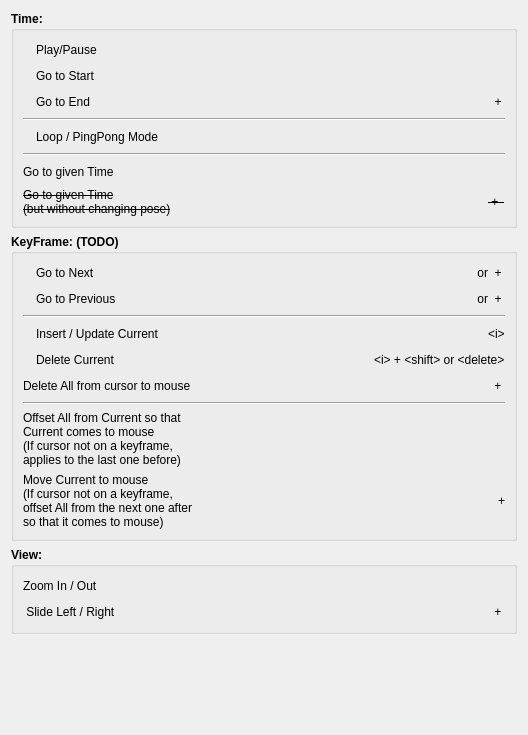
<?xml version="1.0" encoding="UTF-8"?>
<ui version="4.0">
 <class>HelpDialog</class>
 <widget class="QDialog" name="HelpDialog">
  <property name="geometry">
   <rect>
    <x>0</x>
    <y>0</y>
    <width>528</width>
    <height>735</height>
   </rect>
  </property>
  <property name="sizePolicy">
   <sizepolicy hsizetype="Preferred" vsizetype="Preferred">
    <horstretch>0</horstretch>
    <verstretch>0</verstretch>
   </sizepolicy>
  </property>
  <property name="minimumSize">
   <size>
    <width>0</width>
    <height>0</height>
   </size>
  </property>
  <property name="maximumSize">
   <size>
    <width>16777215</width>
    <height>16777215</height>
   </size>
  </property>
  <property name="windowTitle">
   <string>Timeline Controls</string>
  </property>
  <layout class="QVBoxLayout" name="verticalLayout">
   <item>
    <widget class="QGroupBox" name="groupBox">
     <property name="font">
      <font>
       <weight>75</weight>
       <bold>true</bold>
      </font>
     </property>
     <property name="title">
      <string>Time:</string>
     </property>
     <layout class="QVBoxLayout" name="verticalLayout_2">
      <item>
       <layout class="QHBoxLayout" name="horizontalLayout">
        <item>
         <widget class="QLabel" name="label_17">
          <property name="maximumSize">
           <size>
            <width>20</width>
            <height>20</height>
           </size>
          </property>
          <property name="text">
           <string/>
          </property>
          <property name="pixmap">
           <pixmap resource="timeline.qrc">:/images/play.png</pixmap>
          </property>
          <property name="scaledContents">
           <bool>true</bool>
          </property>
         </widget>
        </item>
        <item>
         <widget class="QLabel" name="label_2">
          <property name="maximumSize">
           <size>
            <width>16777215</width>
            <height>16777215</height>
           </size>
          </property>
          <property name="font">
           <font>
            <weight>50</weight>
            <bold>false</bold>
           </font>
          </property>
          <property name="text">
           <string>Play/Pause</string>
          </property>
         </widget>
        </item>
        <item>
         <spacer name="horizontalSpacer">
          <property name="orientation">
           <enum>Qt::Horizontal</enum>
          </property>
          <property name="sizeHint" stdset="0">
           <size>
            <width>40</width>
            <height>20</height>
           </size>
          </property>
         </spacer>
        </item>
        <item>
         <widget class="QLabel" name="label_7">
          <property name="font">
           <font>
            <weight>50</weight>
            <bold>false</bold>
           </font>
          </property>
          <property name="text">
           <string>&lt;space&gt;</string>
          </property>
          <property name="alignment">
           <set>Qt::AlignCenter</set>
          </property>
         </widget>
        </item>
       </layout>
      </item>
      <item>
       <layout class="QHBoxLayout" name="horizontalLayout_3">
        <item>
         <widget class="QLabel" name="label_18">
          <property name="maximumSize">
           <size>
            <width>20</width>
            <height>20</height>
           </size>
          </property>
          <property name="text">
           <string/>
          </property>
          <property name="pixmap">
           <pixmap resource="timeline.qrc">:/images/start.png</pixmap>
          </property>
          <property name="scaledContents">
           <bool>true</bool>
          </property>
         </widget>
        </item>
        <item>
         <widget class="QLabel" name="label_4">
          <property name="maximumSize">
           <size>
            <width>16777215</width>
            <height>16777215</height>
           </size>
          </property>
          <property name="font">
           <font>
            <weight>50</weight>
            <bold>false</bold>
           </font>
          </property>
          <property name="text">
           <string>Go to Start</string>
          </property>
         </widget>
        </item>
        <item>
         <spacer name="horizontalSpacer_6">
          <property name="orientation">
           <enum>Qt::Horizontal</enum>
          </property>
          <property name="sizeHint" stdset="0">
           <size>
            <width>40</width>
            <height>20</height>
           </size>
          </property>
         </spacer>
        </item>
        <item>
         <widget class="QLabel" name="label_8">
          <property name="font">
           <font>
            <weight>50</weight>
            <bold>false</bold>
           </font>
          </property>
          <property name="text">
           <string>&lt;backspace&gt;</string>
          </property>
          <property name="alignment">
           <set>Qt::AlignCenter</set>
          </property>
         </widget>
        </item>
       </layout>
      </item>
      <item>
       <layout class="QHBoxLayout" name="horizontalLayout_2">
        <item>
         <widget class="QLabel" name="label_19">
          <property name="maximumSize">
           <size>
            <width>20</width>
            <height>20</height>
           </size>
          </property>
          <property name="text">
           <string/>
          </property>
          <property name="pixmap">
           <pixmap resource="timeline.qrc">:/images/end.png</pixmap>
          </property>
          <property name="scaledContents">
           <bool>true</bool>
          </property>
         </widget>
        </item>
        <item>
         <widget class="QLabel" name="label_5">
          <property name="maximumSize">
           <size>
            <width>16777215</width>
            <height>16777215</height>
           </size>
          </property>
          <property name="font">
           <font>
            <weight>50</weight>
            <bold>false</bold>
           </font>
          </property>
          <property name="text">
           <string>Go to End</string>
          </property>
         </widget>
        </item>
        <item>
         <spacer name="horizontalSpacer_9">
          <property name="orientation">
           <enum>Qt::Horizontal</enum>
          </property>
          <property name="sizeHint" stdset="0">
           <size>
            <width>40</width>
            <height>20</height>
           </size>
          </property>
         </spacer>
        </item>
        <item>
         <widget class="QLabel" name="label_9">
          <property name="font">
           <font>
            <weight>50</weight>
            <bold>false</bold>
           </font>
          </property>
          <property name="text">
           <string>&lt;backspace&gt; + &lt;ctrl&gt;</string>
          </property>
          <property name="alignment">
           <set>Qt::AlignCenter</set>
          </property>
         </widget>
        </item>
       </layout>
      </item>
      <item>
       <widget class="Line" name="line_5">
        <property name="orientation">
         <enum>Qt::Horizontal</enum>
        </property>
       </widget>
      </item>
      <item>
       <layout class="QHBoxLayout" name="horizontalLayout_5">
        <item>
         <widget class="QLabel" name="label_11">
          <property name="maximumSize">
           <size>
            <width>20</width>
            <height>20</height>
           </size>
          </property>
          <property name="text">
           <string/>
          </property>
          <property name="pixmap">
           <pixmap resource="timeline.qrc">:/images/loop.png</pixmap>
          </property>
          <property name="scaledContents">
           <bool>true</bool>
          </property>
         </widget>
        </item>
        <item>
         <widget class="QLabel" name="label_6">
          <property name="maximumSize">
           <size>
            <width>16777215</width>
            <height>16777215</height>
           </size>
          </property>
          <property name="font">
           <font>
            <weight>50</weight>
            <bold>false</bold>
           </font>
          </property>
          <property name="text">
           <string>Loop / PingPong Mode</string>
          </property>
          <property name="alignment">
           <set>Qt::AlignLeading|Qt::AlignLeft|Qt::AlignVCenter</set>
          </property>
         </widget>
        </item>
        <item>
         <spacer name="horizontalSpacer_3">
          <property name="orientation">
           <enum>Qt::Horizontal</enum>
          </property>
          <property name="sizeHint" stdset="0">
           <size>
            <width>40</width>
            <height>20</height>
           </size>
          </property>
         </spacer>
        </item>
       </layout>
      </item>
      <item>
       <widget class="Line" name="line">
        <property name="orientation">
         <enum>Qt::Horizontal</enum>
        </property>
       </widget>
      </item>
      <item>
       <layout class="QHBoxLayout" name="horizontalLayout_7">
        <property name="bottomMargin">
         <number>0</number>
        </property>
        <item>
         <widget class="QLabel" name="label_16">
          <property name="font">
           <font>
            <weight>50</weight>
            <bold>false</bold>
           </font>
          </property>
          <property name="text">
           <string>Go to given Time</string>
          </property>
         </widget>
        </item>
        <item>
         <spacer name="horizontalSpacer_10">
          <property name="orientation">
           <enum>Qt::Horizontal</enum>
          </property>
          <property name="sizeHint" stdset="0">
           <size>
            <width>40</width>
            <height>20</height>
           </size>
          </property>
         </spacer>
        </item>
        <item>
         <widget class="QLabel" name="label_14">
          <property name="font">
           <font>
            <weight>50</weight>
            <bold>false</bold>
           </font>
          </property>
          <property name="text">
           <string>&lt;leftClick&gt;</string>
          </property>
         </widget>
        </item>
       </layout>
      </item>
      <item>
       <layout class="QHBoxLayout" name="horizontalLayout_4">
        <item>
         <widget class="QLabel" name="label_3">
          <property name="maximumSize">
           <size>
            <width>16777215</width>
            <height>16777215</height>
           </size>
          </property>
          <property name="font">
           <font>
            <weight>50</weight>
            <bold>false</bold>
            <strikeout>true</strikeout>
           </font>
          </property>
          <property name="text">
           <string>Go to given Time
(but without changing pose)</string>
          </property>
          <property name="textFormat">
           <enum>Qt::AutoText</enum>
          </property>
         </widget>
        </item>
        <item>
         <spacer name="horizontalSpacer_5">
          <property name="orientation">
           <enum>Qt::Horizontal</enum>
          </property>
          <property name="sizeHint" stdset="0">
           <size>
            <width>40</width>
            <height>20</height>
           </size>
          </property>
         </spacer>
        </item>
        <item>
         <widget class="QLabel" name="label_10">
          <property name="font">
           <font>
            <weight>50</weight>
            <bold>false</bold>
            <strikeout>true</strikeout>
           </font>
          </property>
          <property name="text">
           <string>&lt;leftClick&gt; + &lt;ctrl&gt; </string>
          </property>
          <property name="alignment">
           <set>Qt::AlignCenter</set>
          </property>
         </widget>
        </item>
       </layout>
      </item>
     </layout>
    </widget>
   </item>
   <item>
    <widget class="QGroupBox" name="groupBox_2">
     <property name="font">
      <font>
       <weight>75</weight>
       <bold>true</bold>
      </font>
     </property>
     <property name="title">
      <string>KeyFrame: (TODO)</string>
     </property>
     <layout class="QVBoxLayout" name="verticalLayout_5">
      <item>
       <layout class="QHBoxLayout" name="horizontalLayout_9">
        <property name="rightMargin">
         <number>0</number>
        </property>
        <property name="bottomMargin">
         <number>0</number>
        </property>
        <item>
         <widget class="QLabel" name="label_23">
          <property name="maximumSize">
           <size>
            <width>20</width>
            <height>20</height>
           </size>
          </property>
          <property name="text">
           <string/>
          </property>
          <property name="pixmap">
           <pixmap resource="timeline.qrc">:/images/forward.png</pixmap>
          </property>
          <property name="scaledContents">
           <bool>true</bool>
          </property>
         </widget>
        </item>
        <item>
         <widget class="QLabel" name="label_22">
          <property name="font">
           <font>
            <weight>50</weight>
            <bold>false</bold>
           </font>
          </property>
          <property name="text">
           <string>Go to Next</string>
          </property>
         </widget>
        </item>
        <item>
         <spacer name="horizontalSpacer_7">
          <property name="orientation">
           <enum>Qt::Horizontal</enum>
          </property>
          <property name="sizeHint" stdset="0">
           <size>
            <width>40</width>
            <height>20</height>
           </size>
          </property>
         </spacer>
        </item>
        <item>
         <widget class="QLabel" name="label_21">
          <property name="font">
           <font>
            <weight>50</weight>
            <bold>false</bold>
           </font>
          </property>
          <property name="text">
           <string>&lt;rigth arrow&gt; or &lt;wheel&gt; + &lt;shift&gt;</string>
          </property>
         </widget>
        </item>
       </layout>
      </item>
      <item>
       <layout class="QHBoxLayout" name="horizontalLayout_10">
        <property name="bottomMargin">
         <number>0</number>
        </property>
        <item>
         <widget class="QLabel" name="label_26">
          <property name="maximumSize">
           <size>
            <width>20</width>
            <height>20</height>
           </size>
          </property>
          <property name="text">
           <string/>
          </property>
          <property name="pixmap">
           <pixmap resource="timeline.qrc">:/images/rearward.png</pixmap>
          </property>
          <property name="scaledContents">
           <bool>true</bool>
          </property>
         </widget>
        </item>
        <item>
         <widget class="QLabel" name="label_25">
          <property name="font">
           <font>
            <weight>50</weight>
            <bold>false</bold>
           </font>
          </property>
          <property name="text">
           <string>Go to Previous</string>
          </property>
         </widget>
        </item>
        <item>
         <spacer name="horizontalSpacer_8">
          <property name="orientation">
           <enum>Qt::Horizontal</enum>
          </property>
          <property name="sizeHint" stdset="0">
           <size>
            <width>40</width>
            <height>20</height>
           </size>
          </property>
         </spacer>
        </item>
        <item>
         <widget class="QLabel" name="label_24">
          <property name="font">
           <font>
            <weight>50</weight>
            <bold>false</bold>
           </font>
          </property>
          <property name="text">
           <string>&lt;left arrow&gt; or &lt;wheel&gt; + &lt;shift&gt;</string>
          </property>
         </widget>
        </item>
       </layout>
      </item>
      <item>
       <widget class="Line" name="line_2">
        <property name="orientation">
         <enum>Qt::Horizontal</enum>
        </property>
       </widget>
      </item>
      <item>
       <layout class="QHBoxLayout" name="horizontalLayout_12">
        <property name="bottomMargin">
         <number>0</number>
        </property>
        <item>
         <widget class="QLabel" name="label_29">
          <property name="maximumSize">
           <size>
            <width>20</width>
            <height>20</height>
           </size>
          </property>
          <property name="text">
           <string/>
          </property>
          <property name="pixmap">
           <pixmap resource="timeline.qrc">:/images/key.png</pixmap>
          </property>
          <property name="scaledContents">
           <bool>true</bool>
          </property>
         </widget>
        </item>
        <item>
         <widget class="QLabel" name="label_28">
          <property name="font">
           <font>
            <weight>50</weight>
            <bold>false</bold>
           </font>
          </property>
          <property name="text">
           <string>Insert / Update Current</string>
          </property>
         </widget>
        </item>
        <item>
         <spacer name="horizontalSpacer_11">
          <property name="orientation">
           <enum>Qt::Horizontal</enum>
          </property>
          <property name="sizeHint" stdset="0">
           <size>
            <width>40</width>
            <height>20</height>
           </size>
          </property>
         </spacer>
        </item>
        <item>
         <widget class="QLabel" name="label_27">
          <property name="font">
           <font>
            <weight>50</weight>
            <bold>false</bold>
           </font>
          </property>
          <property name="text">
           <string>&lt;html&gt;&lt;head/&gt;&lt;body&gt;&lt;p&gt;&amp;lt;i&amp;gt;&lt;/p&gt;&lt;/body&gt;&lt;/html&gt;</string>
          </property>
         </widget>
        </item>
       </layout>
      </item>
      <item>
       <layout class="QHBoxLayout" name="horizontalLayout_11">
        <property name="bottomMargin">
         <number>0</number>
        </property>
        <item>
         <widget class="QLabel" name="label_32">
          <property name="maximumSize">
           <size>
            <width>20</width>
            <height>20</height>
           </size>
          </property>
          <property name="text">
           <string/>
          </property>
          <property name="pixmap">
           <pixmap resource="timeline.qrc">:/images/deleteKey.png</pixmap>
          </property>
          <property name="scaledContents">
           <bool>true</bool>
          </property>
         </widget>
        </item>
        <item>
         <widget class="QLabel" name="label_31">
          <property name="font">
           <font>
            <weight>50</weight>
            <bold>false</bold>
           </font>
          </property>
          <property name="text">
           <string>Delete Current</string>
          </property>
         </widget>
        </item>
        <item>
         <spacer name="horizontalSpacer_12">
          <property name="orientation">
           <enum>Qt::Horizontal</enum>
          </property>
          <property name="sizeHint" stdset="0">
           <size>
            <width>40</width>
            <height>20</height>
           </size>
          </property>
         </spacer>
        </item>
        <item>
         <widget class="QLabel" name="label_30">
          <property name="font">
           <font>
            <weight>50</weight>
            <bold>false</bold>
           </font>
          </property>
          <property name="text">
           <string>&lt;html&gt;&lt;head/&gt;&lt;body&gt;&lt;p&gt;&amp;lt;i&amp;gt; + &amp;lt;shift&amp;gt; or &amp;lt;delete&amp;gt;&lt;/p&gt;&lt;/body&gt;&lt;/html&gt;</string>
          </property>
         </widget>
        </item>
       </layout>
      </item>
      <item>
       <layout class="QHBoxLayout" name="horizontalLayout_15">
        <property name="bottomMargin">
         <number>0</number>
        </property>
        <item>
         <widget class="QLabel" name="label_34">
          <property name="font">
           <font>
            <weight>50</weight>
            <bold>false</bold>
           </font>
          </property>
          <property name="text">
           <string>Delete All from cursor to mouse</string>
          </property>
         </widget>
        </item>
        <item>
         <spacer name="horizontalSpacer_13">
          <property name="orientation">
           <enum>Qt::Horizontal</enum>
          </property>
          <property name="sizeHint" stdset="0">
           <size>
            <width>40</width>
            <height>20</height>
           </size>
          </property>
         </spacer>
        </item>
        <item>
         <widget class="QLabel" name="label_33">
          <property name="font">
           <font>
            <weight>50</weight>
            <bold>false</bold>
           </font>
          </property>
          <property name="text">
           <string>&lt;shift&gt; + &lt;leftClick&gt;</string>
          </property>
         </widget>
        </item>
       </layout>
      </item>
      <item>
       <widget class="Line" name="line_4">
        <property name="orientation">
         <enum>Qt::Horizontal</enum>
        </property>
       </widget>
      </item>
      <item>
       <layout class="QHBoxLayout" name="horizontalLayout_13">
        <property name="bottomMargin">
         <number>0</number>
        </property>
        <item>
         <widget class="QLabel" name="label_36">
          <property name="font">
           <font>
            <weight>50</weight>
            <bold>false</bold>
           </font>
          </property>
          <property name="text">
           <string>Offset All from Current so that 
Current comes to mouse 
(If cursor not on a keyframe,
applies to the last one before)</string>
          </property>
         </widget>
        </item>
        <item>
         <spacer name="horizontalSpacer_14">
          <property name="orientation">
           <enum>Qt::Horizontal</enum>
          </property>
          <property name="sizeHint" stdset="0">
           <size>
            <width>40</width>
            <height>20</height>
           </size>
          </property>
         </spacer>
        </item>
        <item>
         <widget class="QLabel" name="label_35">
          <property name="font">
           <font>
            <weight>50</weight>
            <bold>false</bold>
           </font>
          </property>
          <property name="text">
           <string>&lt;rightClick&gt;</string>
          </property>
         </widget>
        </item>
       </layout>
      </item>
      <item>
       <layout class="QHBoxLayout" name="horizontalLayout_14">
        <property name="bottomMargin">
         <number>0</number>
        </property>
        <item>
         <widget class="QLabel" name="label_38">
          <property name="font">
           <font>
            <weight>50</weight>
            <bold>false</bold>
           </font>
          </property>
          <property name="text">
           <string>Move Current to mouse 
(If cursor not on a keyframe,
offset All from the next one after 
so that it comes to mouse)</string>
          </property>
         </widget>
        </item>
        <item>
         <spacer name="horizontalSpacer_15">
          <property name="orientation">
           <enum>Qt::Horizontal</enum>
          </property>
          <property name="sizeHint" stdset="0">
           <size>
            <width>40</width>
            <height>20</height>
           </size>
          </property>
         </spacer>
        </item>
        <item>
         <widget class="QLabel" name="label_37">
          <property name="font">
           <font>
            <weight>50</weight>
            <bold>false</bold>
           </font>
          </property>
          <property name="text">
           <string>&lt;shift&gt;+&lt;rightClick&gt;</string>
          </property>
         </widget>
        </item>
       </layout>
      </item>
     </layout>
    </widget>
   </item>
   <item>
    <widget class="QGroupBox" name="groupBox_3">
     <property name="font">
      <font>
       <weight>75</weight>
       <bold>true</bold>
      </font>
     </property>
     <property name="title">
      <string>View:</string>
     </property>
     <layout class="QVBoxLayout" name="verticalLayout_3">
      <item>
       <layout class="QHBoxLayout" name="horizontalLayout_6">
        <property name="bottomMargin">
         <number>0</number>
        </property>
        <item>
         <widget class="QLabel" name="label_13">
          <property name="font">
           <font>
            <weight>50</weight>
            <bold>false</bold>
           </font>
          </property>
          <property name="text">
           <string>Zoom In / Out</string>
          </property>
         </widget>
        </item>
        <item>
         <spacer name="horizontalSpacer_4">
          <property name="orientation">
           <enum>Qt::Horizontal</enum>
          </property>
          <property name="sizeHint" stdset="0">
           <size>
            <width>40</width>
            <height>20</height>
           </size>
          </property>
         </spacer>
        </item>
        <item>
         <widget class="QLabel" name="label_12">
          <property name="font">
           <font>
            <weight>50</weight>
            <bold>false</bold>
           </font>
          </property>
          <property name="text">
           <string>&lt;wheel&gt;</string>
          </property>
          <property name="alignment">
           <set>Qt::AlignCenter</set>
          </property>
         </widget>
        </item>
       </layout>
      </item>
      <item>
       <layout class="QHBoxLayout" name="horizontalLayout_8">
        <property name="bottomMargin">
         <number>0</number>
        </property>
        <item>
         <widget class="QLabel" name="label_20">
          <property name="font">
           <font>
            <weight>50</weight>
            <bold>false</bold>
           </font>
          </property>
          <property name="text">
           <string> Slide Left / Right</string>
          </property>
         </widget>
        </item>
        <item>
         <spacer name="horizontalSpacer_2">
          <property name="orientation">
           <enum>Qt::Horizontal</enum>
          </property>
          <property name="sizeHint" stdset="0">
           <size>
            <width>40</width>
            <height>20</height>
           </size>
          </property>
         </spacer>
        </item>
        <item>
         <widget class="QLabel" name="label_15">
          <property name="font">
           <font>
            <weight>50</weight>
            <bold>false</bold>
           </font>
          </property>
          <property name="text">
           <string>&lt;wheel&gt; + &lt;ctrl&gt;</string>
          </property>
         </widget>
        </item>
       </layout>
      </item>
     </layout>
    </widget>
   </item>
   <item>
    <spacer name="verticalSpacer">
     <property name="orientation">
      <enum>Qt::Vertical</enum>
     </property>
     <property name="sizeHint" stdset="0">
      <size>
       <width>20</width>
       <height>40</height>
      </size>
     </property>
    </spacer>
   </item>
  </layout>
 </widget>
 <resources>
  <include location="timeline.qrc"/>
 </resources>
 <connections/>
</ui>
